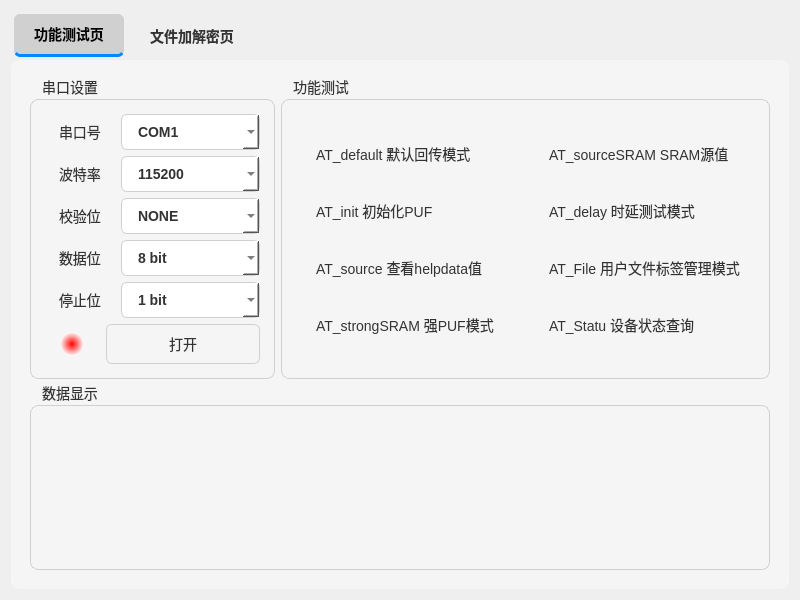
<?xml version="1.0" encoding="UTF-8"?>
<ui version="4.0">
 <class>FunctionTest</class>
 <widget class="QWidget" name="FunctionTest">
  <property name="geometry">
   <rect>
    <x>0</x>
    <y>0</y>
    <width>800</width>
    <height>600</height>
   </rect>
  </property>
  <property name="sizePolicy">
   <sizepolicy hsizetype="Fixed" vsizetype="Fixed">
    <horstretch>0</horstretch>
    <verstretch>0</verstretch>
   </sizepolicy>
  </property>
  <property name="minimumSize">
   <size>
    <width>800</width>
    <height>600</height>
   </size>
  </property>
  <property name="maximumSize">
   <size>
    <width>800</width>
    <height>600</height>
   </size>
  </property>
  <property name="windowTitle">
   <string>FunctionTest</string>
  </property>
  <property name="styleSheet">
   <string notr="true"/>
  </property>
  <layout class="QHBoxLayout" name="horizontalLayout">
   <item>
    <widget class="QTabWidget" name="tabWidget">
     <property name="styleSheet">
      <string notr="true">/* 设置 QWidget 的全局样式 */
QWidget {
    background-color: transparent;
    color: #333333;
    font-family: &quot;Microsoft YaHei&quot;, Arial, sans-serif;
    font-size: 14px;
    border-radius: 8px;
    border: none;
}

/* 设置 QGroupBox 样式 */
QGroupBox {
    background: transparent;
    color: #333333;
    font-size: 14px;
    border: 1px solid #D0D0D0;
    border-radius: 8px;
    padding: 5px;
    margin-top: 20px;
}

QGroupBox::title {
    subcontrol-origin: margin;
    subcontrol-position: top left;
    padding: 0 10px;
    background: transparent;
    color: #333333;
    font-weight: bold;
}

/* 设置 QPushButton 样式 */
QPushButton {
    background: #F5F5F5;
    color: #333333;
    border: 1px solid #D0D0D0;
    border-radius: 6px;
    padding: 8px 16px;
    font-weight: 400;
}

QPushButton:checked {
    background: #D0D0D0;
    color: #000000;
    font-weight: bold;
    border: none;
    border-bottom: 3px solid #0088FF;
}

QPushButton:hover {
    background: #C0C0C0;
    color: #000000;
    border: none;
}

/* 设置 QComboBox 样式 */
QComboBox {
    background: #FFFFFF;
    color: #333333;
    border: 1px solid #D0D0D0;
    border-radius: 6px;
    padding: 8px 16px;
    font-weight: 500;
}

QComboBox:editable {
    background: #FFFFFF;
}

QComboBox:focus {
    border-color: #0088FF;
    color: #000000;
}

QComboBox QAbstractItemView {
    background: #FFFFFF;
    color: #1E1E1E;
    border: 1px solid #D0D0D0;
    border-radius: 6px;
    padding: 5px;
}

/* 设置 QTabWidget 样式 */
QTabWidget {
    background: transparent;
    color: #1E1E1E;
    font-size: 14px;
    border-radius: 8px;
    border: none;
}

/* 设置 QTabWidget 面板样式 */
QTabWidget::pane {
    border: none;
    background: #F5F5F5;
    border-radius: 8px;
    padding: 10px;
}

/* 设置 QTabBar 样式 */
QTabBar::tab {
    background: transparent;
    color: #333333;
    padding: 12px 20px;
    margin: 3px;
    border-radius: 6px;
    border: none;
    font-weight: 500;
}

QTabBar::tab:selected {
    background: #D0D0D0;
    color: #000000;
    font-weight: bold;
    border-bottom: 3px solid #0088FF;
}

QTabBar::tab:hover {
    background: #C0C0C0;
    color: #000000;
    border: none;
}

QTabWidget::tab-bar {
    alignment: left;
}</string>
     </property>
     <property name="currentIndex">
      <number>0</number>
     </property>
     <widget class="QWidget" name="functionTestTab">
      <property name="styleSheet">
       <string notr="true"/>
      </property>
      <attribute name="title">
       <string>功能测试页</string>
      </attribute>
      <layout class="QVBoxLayout" name="verticalLayout_2" stretch="2,2">
       <item>
        <layout class="QHBoxLayout" name="horizontalLayout_9" stretch="1,2">
         <item>
          <widget class="QGroupBox" name="groupBox">
           <property name="styleSheet">
            <string notr="true"/>
           </property>
           <property name="title">
            <string>串口设置</string>
           </property>
           <layout class="QVBoxLayout" name="verticalLayout" stretch="1,2,1,2,1,2,1,2,1,2,1,10">
            <item>
             <spacer name="verticalSpacer">
              <property name="orientation">
               <enum>Qt::Orientation::Vertical</enum>
              </property>
              <property name="sizeHint" stdset="0">
               <size>
                <width>20</width>
                <height>40</height>
               </size>
              </property>
             </spacer>
            </item>
            <item>
             <layout class="QHBoxLayout" name="horizontalLayout_2" stretch="1,2">
              <item alignment="Qt::AlignmentFlag::AlignHCenter">
               <widget class="QLabel" name="label">
                <property name="styleSheet">
                 <string notr="true"/>
                </property>
                <property name="text">
                 <string>串口号</string>
                </property>
               </widget>
              </item>
              <item>
               <widget class="PortScannerComboBox" name="portBox">
                <property name="minimumSize">
                 <size>
                  <width>0</width>
                  <height>0</height>
                 </size>
                </property>
                <item>
                 <property name="text">
                  <string>COM1</string>
                 </property>
                </item>
                <item>
                 <property name="text">
                  <string>COM2</string>
                 </property>
                </item>
               </widget>
              </item>
             </layout>
            </item>
            <item>
             <spacer name="verticalSpacer_3">
              <property name="orientation">
               <enum>Qt::Orientation::Vertical</enum>
              </property>
              <property name="sizeHint" stdset="0">
               <size>
                <width>20</width>
                <height>40</height>
               </size>
              </property>
             </spacer>
            </item>
            <item>
             <layout class="QHBoxLayout" name="horizontalLayout_4" stretch="1,2">
              <item alignment="Qt::AlignmentFlag::AlignHCenter">
               <widget class="QLabel" name="label_2">
                <property name="styleSheet">
                 <string notr="true"/>
                </property>
                <property name="text">
                 <string>波特率</string>
                </property>
               </widget>
              </item>
              <item>
               <widget class="QComboBox" name="comboBox_2">
                <property name="minimumSize">
                 <size>
                  <width>0</width>
                  <height>0</height>
                 </size>
                </property>
                <property name="editable">
                 <bool>false</bool>
                </property>
                <item>
                 <property name="text">
                  <string>115200</string>
                 </property>
                </item>
                <item>
                 <property name="text">
                  <string>110</string>
                 </property>
                </item>
                <item>
                 <property name="text">
                  <string>300</string>
                 </property>
                </item>
                <item>
                 <property name="text">
                  <string>600</string>
                 </property>
                </item>
                <item>
                 <property name="text">
                  <string>1200</string>
                 </property>
                </item>
                <item>
                 <property name="text">
                  <string>2400</string>
                 </property>
                </item>
                <item>
                 <property name="text">
                  <string>4800</string>
                 </property>
                </item>
                <item>
                 <property name="text">
                  <string>9600</string>
                 </property>
                </item>
                <item>
                 <property name="text">
                  <string>14400</string>
                 </property>
                </item>
                <item>
                 <property name="text">
                  <string>19200</string>
                 </property>
                </item>
                <item>
                 <property name="text">
                  <string>38400</string>
                 </property>
                </item>
                <item>
                 <property name="text">
                  <string>56000</string>
                 </property>
                </item>
                <item>
                 <property name="text">
                  <string>57600</string>
                 </property>
                </item>
                <item>
                 <property name="text">
                  <string>128000</string>
                 </property>
                </item>
                <item>
                 <property name="text">
                  <string>256000</string>
                 </property>
                </item>
               </widget>
              </item>
             </layout>
            </item>
            <item>
             <spacer name="verticalSpacer_4">
              <property name="orientation">
               <enum>Qt::Orientation::Vertical</enum>
              </property>
              <property name="sizeHint" stdset="0">
               <size>
                <width>20</width>
                <height>40</height>
               </size>
              </property>
             </spacer>
            </item>
            <item>
             <layout class="QHBoxLayout" name="horizontalLayout_5" stretch="1,2">
              <item alignment="Qt::AlignmentFlag::AlignHCenter">
               <widget class="QLabel" name="label_3">
                <property name="styleSheet">
                 <string notr="true"/>
                </property>
                <property name="text">
                 <string>校验位</string>
                </property>
               </widget>
              </item>
              <item>
               <widget class="QComboBox" name="comboBox_3">
                <property name="minimumSize">
                 <size>
                  <width>0</width>
                  <height>0</height>
                 </size>
                </property>
                <item>
                 <property name="text">
                  <string>NONE</string>
                 </property>
                </item>
                <item>
                 <property name="text">
                  <string>ODD</string>
                 </property>
                </item>
                <item>
                 <property name="text">
                  <string>EVEN</string>
                 </property>
                </item>
                <item>
                 <property name="text">
                  <string>MARK</string>
                 </property>
                </item>
                <item>
                 <property name="text">
                  <string>SPACE</string>
                 </property>
                </item>
               </widget>
              </item>
             </layout>
            </item>
            <item>
             <spacer name="verticalSpacer_5">
              <property name="orientation">
               <enum>Qt::Orientation::Vertical</enum>
              </property>
              <property name="sizeHint" stdset="0">
               <size>
                <width>20</width>
                <height>40</height>
               </size>
              </property>
             </spacer>
            </item>
            <item>
             <layout class="QHBoxLayout" name="horizontalLayout_6" stretch="1,2">
              <item alignment="Qt::AlignmentFlag::AlignHCenter">
               <widget class="QLabel" name="label_4">
                <property name="styleSheet">
                 <string notr="true"/>
                </property>
                <property name="text">
                 <string>数据位</string>
                </property>
               </widget>
              </item>
              <item>
               <widget class="QComboBox" name="comboBox_4">
                <property name="minimumSize">
                 <size>
                  <width>0</width>
                  <height>0</height>
                 </size>
                </property>
                <item>
                 <property name="text">
                  <string>8 bit</string>
                 </property>
                </item>
                <item>
                 <property name="text">
                  <string>7 bit</string>
                 </property>
                </item>
                <item>
                 <property name="text">
                  <string>6 bit</string>
                 </property>
                </item>
                <item>
                 <property name="text">
                  <string>5 bit</string>
                 </property>
                </item>
               </widget>
              </item>
             </layout>
            </item>
            <item>
             <spacer name="verticalSpacer_6">
              <property name="orientation">
               <enum>Qt::Orientation::Vertical</enum>
              </property>
              <property name="sizeHint" stdset="0">
               <size>
                <width>20</width>
                <height>40</height>
               </size>
              </property>
             </spacer>
            </item>
            <item>
             <layout class="QHBoxLayout" name="horizontalLayout_7" stretch="1,2">
              <item alignment="Qt::AlignmentFlag::AlignHCenter">
               <widget class="QLabel" name="label_5">
                <property name="styleSheet">
                 <string notr="true"/>
                </property>
                <property name="text">
                 <string>停止位</string>
                </property>
               </widget>
              </item>
              <item>
               <widget class="QComboBox" name="comboBox_5">
                <property name="minimumSize">
                 <size>
                  <width>0</width>
                  <height>0</height>
                 </size>
                </property>
                <item>
                 <property name="text">
                  <string>1 bit</string>
                 </property>
                </item>
                <item>
                 <property name="text">
                  <string>1.5 bit</string>
                 </property>
                </item>
                <item>
                 <property name="text">
                  <string>2 bit</string>
                 </property>
                </item>
               </widget>
              </item>
             </layout>
            </item>
            <item>
             <spacer name="verticalSpacer_2">
              <property name="orientation">
               <enum>Qt::Orientation::Vertical</enum>
              </property>
              <property name="sizeHint" stdset="0">
               <size>
                <width>20</width>
                <height>40</height>
               </size>
              </property>
             </spacer>
            </item>
            <item>
             <layout class="QHBoxLayout" name="horizontalLayout_8" stretch="1,2,1,10">
              <item>
               <spacer name="horizontalSpacer">
                <property name="orientation">
                 <enum>Qt::Orientation::Horizontal</enum>
                </property>
                <property name="sizeHint" stdset="0">
                 <size>
                  <width>40</width>
                  <height>20</height>
                 </size>
                </property>
               </spacer>
              </item>
              <item>
               <widget class="QLabel" name="label_6">
                <property name="minimumSize">
                 <size>
                  <width>24</width>
                  <height>24</height>
                 </size>
                </property>
                <property name="maximumSize">
                 <size>
                  <width>24</width>
                  <height>24</height>
                 </size>
                </property>
                <property name="styleSheet">
                 <string notr="true">background-color: qradialgradient(spread:pad, cx:0.5, cy:0.5, radius:0.5, fx:0.5, fy:0.5, stop:0 rgba(255, 0, 0, 255), stop:1 rgba(255, 255, 255, 255));
border-radius:12px;</string>
                </property>
                <property name="text">
                 <string/>
                </property>
               </widget>
              </item>
              <item>
               <spacer name="horizontalSpacer_2">
                <property name="orientation">
                 <enum>Qt::Orientation::Horizontal</enum>
                </property>
                <property name="sizeHint" stdset="0">
                 <size>
                  <width>40</width>
                  <height>20</height>
                 </size>
                </property>
               </spacer>
              </item>
              <item>
               <widget class="QPushButton" name="pushButton">
                <property name="sizePolicy">
                 <sizepolicy hsizetype="Minimum" vsizetype="Fixed">
                  <horstretch>0</horstretch>
                  <verstretch>0</verstretch>
                 </sizepolicy>
                </property>
                <property name="minimumSize">
                 <size>
                  <width>0</width>
                  <height>0</height>
                 </size>
                </property>
                <property name="styleSheet">
                 <string notr="true"/>
                </property>
                <property name="text">
                 <string>打开</string>
                </property>
               </widget>
              </item>
             </layout>
            </item>
           </layout>
          </widget>
         </item>
         <item>
          <widget class="QGroupBox" name="groupBox_2">
           <property name="styleSheet">
            <string notr="true"/>
           </property>
           <property name="title">
            <string>功能测试</string>
           </property>
           <layout class="QHBoxLayout" name="horizontalLayout_10">
            <item>
             <layout class="QVBoxLayout" name="verticalLayout_4">
              <item>
               <widget class="QCheckBox" name="checkBox">
                <property name="text">
                 <string>AT_default 默认回传模式</string>
                </property>
               </widget>
              </item>
              <item>
               <widget class="QCheckBox" name="checkBox_2">
                <property name="text">
                 <string>AT_init 初始化PUF</string>
                </property>
               </widget>
              </item>
              <item>
               <widget class="QCheckBox" name="checkBox_3">
                <property name="text">
                 <string>AT_source 查看helpdata值</string>
                </property>
               </widget>
              </item>
              <item>
               <widget class="QCheckBox" name="checkBox_4">
                <property name="text">
                 <string>AT_strongSRAM 强PUF模式</string>
                </property>
               </widget>
              </item>
             </layout>
            </item>
            <item>
             <layout class="QVBoxLayout" name="verticalLayout_5">
              <item>
               <widget class="QCheckBox" name="checkBox_8">
                <property name="text">
                 <string>AT_sourceSRAM SRAM源值</string>
                </property>
               </widget>
              </item>
              <item>
               <widget class="QCheckBox" name="checkBox_5">
                <property name="text">
                 <string>AT_delay 时延测试模式</string>
                </property>
               </widget>
              </item>
              <item>
               <widget class="QCheckBox" name="checkBox_7">
                <property name="text">
                 <string>AT_File 用户文件标签管理模式</string>
                </property>
               </widget>
              </item>
              <item>
               <widget class="QCheckBox" name="checkBox_6">
                <property name="text">
                 <string>AT_Statu 设备状态查询</string>
                </property>
               </widget>
              </item>
             </layout>
            </item>
           </layout>
          </widget>
         </item>
        </layout>
       </item>
       <item>
        <widget class="QGroupBox" name="groupBox_3">
         <property name="styleSheet">
          <string notr="true"/>
         </property>
         <property name="title">
          <string>数据显示</string>
         </property>
         <layout class="QVBoxLayout" name="verticalLayout_3">
          <item>
           <widget class="QTextEdit" name="textEdit">
            <property name="readOnly">
             <bool>true</bool>
            </property>
           </widget>
          </item>
         </layout>
        </widget>
       </item>
      </layout>
     </widget>
     <widget class="QWidget" name="fileEncrypto">
      <property name="styleSheet">
       <string notr="true"/>
      </property>
      <attribute name="title">
       <string>文件加解密页</string>
      </attribute>
      <layout class="QHBoxLayout" name="horizontalLayout_3"/>
     </widget>
    </widget>
   </item>
  </layout>
 </widget>
 <customwidgets>
  <customwidget>
   <class>PortScannerComboBox</class>
   <extends>QComboBox</extends>
   <header>portscannercombobox.h</header>
  </customwidget>
 </customwidgets>
 <resources/>
 <connections/>
</ui>
